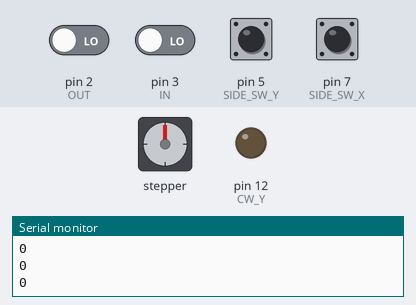
A sketch run on a simulated Arduino Uno, built with avr-gcc and run on an emulated ATmega328P. On the bench: stepper motor, output pins drawn as LEDs (lit = HIGH), the last lines printed to the serial monitor. Wiring (inferred from the names in the program): stepper motor (200 steps per turn assumed): coils pin 8, pin 9, pin 10, pin 11. The inputs (shaded band) are chosen by the test bench; at power-on: pin 2 (OUT), pin 3 (IN), pin 5 (SIDE_SW_Y), pin 7 (SIDE_SW_X) LOW. Pins used as bus, display or sensor lines are not drawn.

Above: at 1.2 s.
1.3 s: pin 2 (OUT) driven HIGH
At 2.5 s:
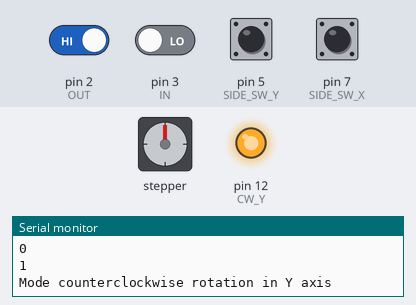
2.8 s: pin 5 (SIDE_SW_Y) pulled HIGH for 0.15 s
At 3.1 s:
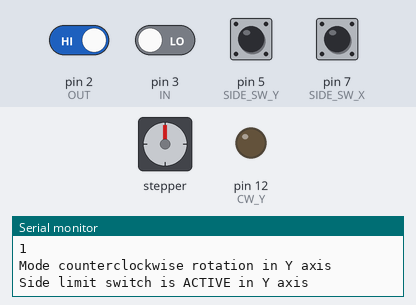
Timing chart, 0 to 5.8 s (numbered marks = the images above; inputs shaded):
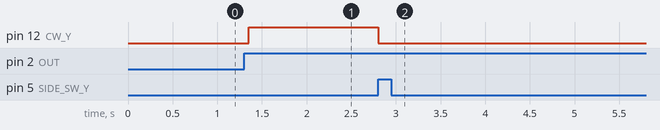

Measured:
- after the input at 1.3 s, pin 12 (CW_Y): LOW → HIGH after 0.05 s
- after the input at 2.8 s, pin 12 (CW_Y): HIGH → LOW at once

The sketch:

dbs.ino
```cpp
#include <Wire.h>
#include <DS1307.h>
//define pin for axis X stepper motor
#define EN_X 9
#define CW_X 8
#define CLK_X 10
//define pin for axis Y stepper motor
#define EN_Y 11
#define CW_Y 12
#define CLK_Y 13
//define pin for limit switch axis X
#define SIDE_SW_X 7
#define MID_SW_X 6
//define pin for limit switch axis Y
#define SIDE_SW_Y 5
#define MID_SW_Y 4

#define IN 3
#define OUT 2

#define RS 0


DS1307 clock;
RTCDateTime dt;

char input = '0';
void setup() {
  //setup pin
  pinMode(EN_X,OUTPUT);
  pinMode(CW_X,OUTPUT);
  pinMode(CLK_X,OUTPUT);
  pinMode(EN_Y,OUTPUT);
  pinMode(CW_Y,OUTPUT);
  pinMode(CLK_Y,OUTPUT);
  pinMode(SIDE_SW_X, INPUT);
  pinMode(MID_SW_X, INPUT);
  pinMode(SIDE_SW_Y, INPUT);
  pinMode(MID_SW_Y, INPUT);
  pinMode(IN, INPUT);
  pinMode(OUT, INPUT);

  pinMode(RS,OUTPUT);
  //set LOW
  digitalWrite(EN_X,LOW);
  digitalWrite(CW_X,LOW);
  digitalWrite(CLK_X,LOW);
  digitalWrite(EN_Y,LOW);
  digitalWrite(CW_Y,LOW);
  digitalWrite(CLK_Y,LOW);

  Serial.begin(9600);
  Serial.println("Ready..");
  clock.begin();
  if (!clock.isReady())
  {
    clock.setDateTime(__DATE__, __TIME__);
  }


}

void loop() {
  int in = digitalRead(IN);
  int out = digitalRead(OUT);
  Serial.println(in);
  Serial.println(out);
  if(in == 1){
    in = 0;
    spinMode('1');
    delay(2000);
    spinMode('3');
    digitalWrite(RS,LOW);
  }else if(out == 1){
    out = 0;
    spinMode('4');
    delay(2000);
    spinMode('2');
    digitalWrite(RS,LOW);
  }

}
void spinX(){
  digitalWrite(CLK_X,HIGH);
  delayMicroseconds(200);
  digitalWrite(CLK_X,LOW);
  delayMicroseconds(200);
}
void spinY(){
  digitalWrite(CLK_Y,HIGH);
  delayMicroseconds(200);
  digitalWrite(CLK_Y,LOW);
  delayMicroseconds(200);
}
void cw_axis_X(){
  digitalWrite(CW_X,LOW);
  while(1){
    if(digitalRead(MID_SW_X) == HIGH) break;
    spinX();
  }
  Serial.println("Middle limit switch is ACTIVE in X axis");
}
void ccw_axis_X(){
  digitalWrite(CW_X,HIGH);
  while(1){
    if(digitalRead(SIDE_SW_X) == HIGH) break;
    spinX();
  }
  Serial.println("Side limit switch is ACTIVE in X axis");
}
void cw_axis_Y(){
  digitalWrite(CW_Y,LOW);
  while(1){
    if(digitalRead(MID_SW_Y) == HIGH) break;
    spinY();
  }
  Serial.println("Middle limit switch is ACTIVE in Y axis");
}
void ccw_axis_Y(){
  digitalWrite(CW_Y,HIGH);
  while(1){
    if(digitalRead(SIDE_SW_Y) == HIGH) break;
    spinY();
  }
  Serial.println("Side limit switch is ACTIVE in Y axis");
}
void spinMode(char mode){
  switch(mode){
      case '1' :
        Serial.println("Mode clockwise rotation in X axis");
        cw_axis_X();
        break;
      case '2' :
        Serial.println("Mode counterclockwise rotation in X axis");
        ccw_axis_X();
        break;
      case '3' :
        Serial.println("Mode clockwise rotation in Y axis");
        cw_axis_Y();
        break;
      case '4' :
        Serial.println("Mode counterclockwise rotation in Y axis");
        ccw_axis_Y();
        break;
      case '0' :
        break;
      default :
        Serial.println("Invalid mode");
        input = '0';
        break;
  }
  input = '0';
  digitalWrite(EN_X,LOW);
  digitalWrite(CW_X,LOW);
  digitalWrite(CLK_X,LOW);
  digitalWrite(EN_Y,LOW);
  digitalWrite(CW_Y,LOW);
  digitalWrite(CLK_Y,LOW);
  Serial.flush();
}
```
